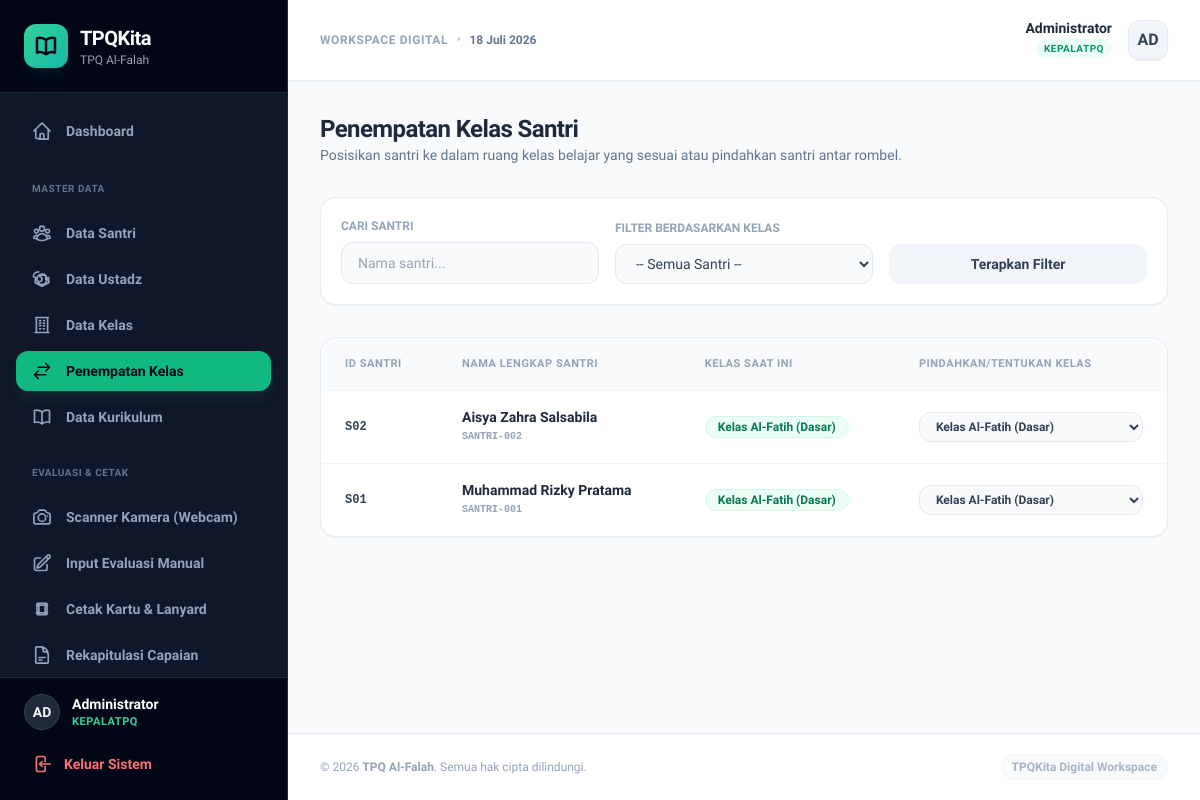
The app's page /tpqkita-php/penempatan.php (signed in) with its own data.
### tables this page shows
CREATE TABLE IF NOT EXISTS tpq_identity (
  id INT PRIMARY KEY AUTO_INCREMENT,
  name VARCHAR(150) NOT NULL,
  address TEXT,
  phone VARCHAR(50),
  logo LONGTEXT,  
  footer_text VARCHAR(255),
  created_at TIMESTAMP DEFAULT CURRENT_TIMESTAMP,
  updated_at TIMESTAMP DEFAULT CURRENT_TIMESTAMP ON UPDATE CURRENT_TIMESTAMP
);

CREATE TABLE IF NOT EXISTS santri (
  id VARCHAR(50) PRIMARY KEY,
  name VARCHAR(150) NOT NULL,
  barcode VARCHAR(100) UNIQUE NOT NULL,
  birth_place VARCHAR(100),
  birth_date DATE,
  kelas_id VARCHAR(50),
  parent_name VARCHAR(150) NOT NULL,
  parent_phone VARCHAR(20) NOT NULL,
  parent_username VARCHAR(50) UNIQUE NOT NULL,
  parent_password_hash VARCHAR(255) NOT NULL,
  created_at TIMESTAMP DEFAULT CURRENT_TIMESTAMP,
  FOREIGN KEY (kelas_id) REFERENCES kelas(id) ON DELETE SET NULL
);

CREATE TABLE IF NOT EXISTS kelas (
  id VARCHAR(50) PRIMARY KEY,
  name VARCHAR(100) NOT NULL,
  ustadz_id VARCHAR(50),
  created_at TIMESTAMP DEFAULT CURRENT_TIMESTAMP,
  FOREIGN KEY (ustadz_id) REFERENCES ustadz(id) ON DELETE SET NULL
);

### tpqkita-php/config.php (called while the page is built, shortened)
<?php
function formatIndoDate($dateString) {
    $months = [
        1 => 'Januari', 'Februari', 'Maret', 'April', 'Mei', 'Juni',
        'Juli', 'Agustus', 'September', 'Oktober', 'November', 'Desember'
    ];
    $time = strtotime($dateString);
    $day = date('j', $time);
    $month = $months[(int)date('n', $time)];
    $year = date('Y', $time);
    return "$day $month $year";
}
?>

### tpqkita-php/penempatan.php (the view, shortened to what this page needs)
<?php
require_once 'header.php';
$db = getDB();
$classrooms = $db->query("SELECT * FROM kelas ORDER BY name ASC")->fetchAll();
$search = isset($_GET['search']) ? trim($_GET['search']) : '';
$queryStr = "
    SELECT s.id, s.name, s.barcode, s.kelas_id, k.name AS nama_kelas
    FROM santri s
    LEFT JOIN kelas k ON s.kelas_id = k.id
    WHERE 1=1
";
$params = [];
$queryStr .= " ORDER BY s.name ASC";
$stmt = $db->prepare($queryStr);
$stmt->execute($params);
$santri_list = $stmt->fetchAll();
?>
<div class="space-y-8 animate-fade-in">
    <div>
        <h1 class="text-2xl font-black text-slate-800 tracking-tight">Penempatan Kelas Santri</h1>
        <p class="text-sm text-slate-500">Posisikan santri ke dalam ruang kelas belajar yang sesuai atau pindahkan santri antar rombel.</p>
    </div>
    <div class="bg-white border border-slate-200/80 rounded-2xl p-5 shadow-sm">
        <form action="penempatan.php" method="GET" class="grid grid-cols-1 md:grid-cols-3 gap-4 items-end">
            <div>
                <label class="block text-xs font-bold uppercase text-slate-400 mb-2">Cari Santri</label>
                <input type="text" name="search" value="<?php echo htmlspecialchars($search); ?>" placeholder="Nama santri..."
                       class="w-full bg-slate-50 border border-slate-200 rounded-xl px-4 py-2.5 text-sm focus:outline-none focus:ring-2 focus:ring-emerald-500/20 focus:border-emerald-500 text-slate-700">
            </div>
            <div>
                <label class="block text-xs font-bold uppercase text-slate-400 mb-2">Filter Berdasarkan Kelas</label>
                <select name="filter_kelas" class="w-full bg-slate-50 border border-slate-200 rounded-xl px-4 py-2.5 text-sm focus:outline-none focus:ring-2 focus:ring-emerald-500/20 focus:border-emerald-500 text-slate-700">
                    <option value="">-- Semua Santri --</option>
                </select>
            </div>
            <div class="flex gap-2">
                <button type="submit" class="flex-1 bg-slate-100 hover:bg-slate-200 text-slate-700 font-bold py-2.5 px-4 rounded-xl text-sm transition duration-150">
                    Terapkan Filter
                </button>
            </div>
        </form>
    </div>
    <div class="bg-white border border-slate-200/80 rounded-2xl shadow-sm overflow-hidden">
        <div class="overflow-x-auto">
            <table class="w-full text-left text-sm text-slate-600 border-collapse">
                <thead>
                    <tr class="bg-slate-50 border-b border-slate-100 text-[11px] font-bold text-slate-400 uppercase tracking-wider">
                        <th class="py-4 px-6">ID Santri</th>
                        <th class="py-4 px-6">Nama Lengkap Santri</th>
                        <th class="py-4 px-6">Kelas Saat Ini</th>
                        <th class="py-4 px-6">Pindahkan/Tentukan Kelas</th>
                    </tr>
                </thead>
                <tbody class="divide-y divide-slate-100 font-medium">
                    <?php if (empty($santri_list)): ?>
                        <tr>
                            <td colspan="4" class="py-12 text-center text-slate-400">Tidak ada data santri untuk filter ini.</td>
                        </tr>
                    <?php else: ?>
                        <?php foreach ($santri_list as $s): ?>
                            <tr class="hover:bg-slate-50/50 transition-colors duration-150 text-slate-700">
                                <td class="py-4 px-6 font-mono text-xs font-bold"><?php echo htmlspecialchars($s['id']); ?></td>
                                <td class="py-4 px-6">
                                    <span class="block font-bold text-slate-800"><?php echo htmlspecialchars($s['name']); ?></span>
                                    <span class="block text-[10px] text-slate-400 font-semibold font-mono"><?php echo htmlspecialchars($s['barcode']); ?></span>
                                </td>
                                <td class="py-4 px-6">
                                    <?php if ($s['nama_kelas']): ?>
                                        <span class="inline-block text-xs font-bold text-emerald-700 bg-emerald-50 border border-emerald-100 px-3 py-0.5 rounded-full"><?php echo htmlspecialchars($s['nama_kelas']); ?></span>
                                    <?php else: ?>
                                        <span class="inline-block text-xs font-semibold text-amber-700 bg-amber-50 border border-amber-100 px-3 py-0.5 rounded-full">Belum Menetap</span>
                                    <?php endif; ?>
                                </td>
                                <td class="py-3 px-6">
                                    <form action="penempatan.php" method="POST" class="flex items-center gap-2 max-w-xs">
                                        <select name="kelas_id" required onchange="this.form.submit()"
                                                class="flex-1 bg-slate-50 border border-slate-200 rounded-xl px-3 py-1.5 text-xs font-bold focus:outline-none focus:ring-2 focus:ring-emerald-500/20 text-slate-700">
                                            <?php foreach ($classrooms as $cls): ?>
                                                <option value="<?php echo $cls['id']; ?>" <?php echo $s['kelas_id'] === $cls['id'] ? 'selected' : ''; ?>>
                                                    <?php echo htmlspecialchars($cls['name']); ?>
                                                </option>
                                            <?php endforeach; ?>
                                        </select>
                                    </form>
                                </td>
                            </tr>
                        <?php endforeach; ?>
                    <?php endif; ?>
                </tbody>
            </table>
        </div>
    </div>
</div>
<?php
require_once 'footer.php';
?>

### tpqkita-php/header.php (shortened to what this page needs)
<?php
require_once 'config.php';
$tpq_name = 'TPQ Al-Falah';
try {
    $db = getDB();
    $stmtId = $db->query("SELECT name, footer_text FROM tpq_identity LIMIT 1");
    $identity = $stmtId->fetch();
    if ($identity) {
        $tpq_name = $identity['name'];
        $tpq_footer = $identity['footer_text'];
    }
} catch (Exception $e) {
}
$role = $_SESSION['role'];
$user_name = $_SESSION['name'];
function isPageActive($pageName) {
    $current = basename($_SERVER['PHP_SELF']);
    return $current === $pageName;
}
?>
<!DOCTYPE html>
<html lang="id" class="h-full bg-slate-50 text-slate-950">
<head>
    <script src="https://cdn.tailwindcss.com"></script>
</head>
<body class="h-full flex flex-col md:flex-row bg-slate-50 text-slate-800">
    <aside id="sidebar-drawer" class="hidden md:flex flex-col w-72 bg-slate-900 border-r border-slate-800 text-slate-300 h-screen sticky top-0 shrink-0 z-40 no-print transition-all duration-300">
        <div class="p-6 border-b border-slate-800 flex items-center gap-3 bg-slate-950">
            <div class="w-11 h-11 bg-gradient-to-br from-emerald-400 to-teal-500 text-slate-950 rounded-xl flex items-center justify-center shadow-lg shadow-emerald-500/10">
            </div>
            <div>
                <span class="font-extrabold text-xl text-white tracking-tight">TPQKita</span>
                <span class="text-xs text-slate-400 block max-w-[160px] truncate"><?php echo $tpq_name; ?></span>
            </div>
        </div>
        <nav class="flex-1 p-4 space-y-1.5 overflow-y-auto">
            <a href="index.php" class="flex items-center gap-3.5 px-4 py-3 rounded-xl text-sm font-semibold transition duration-150 <?php echo isPageActive('index.php') ? 'bg-emerald-500 text-slate-950 shadow-lg shadow-emerald-500/10' : 'hover:bg-slate-800 hover:text-white text-slate-400'; ?>">
                Dashboard
            </a>
            <?php if (in_array($role, ['Walikelas', 'KepalaTPQ'])): ?>
                <div class="pt-4 pb-2 px-4">
                    <span class="text-[10px] font-bold uppercase tracking-wider text-slate-500">Master Data</span>
                </div>
                <a href="santri.php" class="flex items-center gap-3.5 px-4 py-2.5 rounded-xl text-sm font-semibold transition duration-150 <?php echo isPageActive('santri.php') ? 'bg-emerald-500 text-slate-950 shadow-lg shadow-emerald-500/10' : 'hover:bg-slate-800 hover:text-white text-slate-400'; ?>">
                    Data Santri
                </a>
                <a href="ustadz.php" class="flex items-center gap-3.5 px-4 py-2.5 rounded-xl text-sm font-semibold transition duration-150 <?php echo isPageActive('ustadz.php') ? 'bg-emerald-500 text-slate-950 shadow-lg shadow-emerald-500/10' : 'hover:bg-slate-800 hover:text-white text-slate-400'; ?>">
                    Data Ustadz
                </a>
                <a href="kelas.php" class="flex items-center gap-3.5 px-4 py-2.5 rounded-xl text-sm font-semibold transition duration-150 <?php echo isPageActive('kelas.php') ? 'bg-emerald-500 text-slate-950 shadow-lg shadow-emerald-500/10' : 'hover:bg-slate-800 hover:text-white text-slate-400'; ?>">
                    Data Kelas
                </a>
                <a href="penempatan.php" class="flex items-center gap-3.5 px-4 py-2.5 rounded-xl text-sm font-semibold transition duration-150 <?php echo isPageActive('penempatan.php') ? 'bg-emerald-500 text-slate-950 shadow-lg shadow-emerald-500/10' : 'hover:bg-slate-800 hover:text-white text-slate-400'; ?>">
                    <svg xmlns="http://www.w3.org/2000/svg" fill="none" viewBox="0 0 24 24" stroke-width="2" stroke="currentColor" class="w-5 h-5">
                        <path stroke-linecap="round" stroke-linejoin="round" d="M7.5 21 3 16.5m0 0L7.5 12M3 16.5h13.5m0-13.5L21 7.5m0 0L16.5 12M21 7.5H7.5" />
                    </svg>
                    Penempatan Kelas
                </a>
                <a href="kurikulum.php" class="flex items-center gap-3.5 px-4 py-2.5 rounded-xl text-sm font-semibold transition duration-150 <?php echo isPageActive('kurikulum.php') ? 'bg-emerald-500 text-slate-950 shadow-lg shadow-emerald-500/10' : 'hover:bg-slate-800 hover:text-white text-slate-400'; ?>">
                    Data Kurikulum
                </a>
            <?php endif; ?>
            <div class="pt-4 pb-2 px-4">
                <span class="text-[10px] font-bold uppercase tracking-wider text-slate-500">Evaluasi &amp; Cetak</span>
            </div>
            <?php if ($role !== 'OrangTua'): ?>
                <a href="scanner.php" class="flex items-center gap-3.5 px-4 py-2.5 rounded-xl text-sm font-semibold transition duration-150 <?php echo isPageActive('scanner.php') ? 'bg-emerald-500 text-slate-950 shadow-lg shadow-emerald-500/10' : 'hover:bg-slate-800 hover:text-white text-slate-400'; ?>">
                    Scanner Kamera (Webcam)
                </a>
                <a href="evaluasi.php" class="flex items-center gap-3.5 px-4 py-2.5 rounded-xl text-sm font-semibold transition duration-150 <?php echo isPageActive('evaluasi.php') ? 'bg-emerald-500 text-slate-950 shadow-lg shadow-emerald-500/10' : 'hover:bg-slate-800 hover:text-white text-slate-400'; ?>">
                    Input Evaluasi Manual
                </a>
            <?php endif; ?>
            <a href="cetak_kartu.php" class="flex items-center gap-3.5 px-4 py-2.5 rounded-xl text-sm font-semibold transition duration-150 <?php echo isPageActive('cetak_kartu.php') ? 'bg-emerald-500 text-slate-950 shadow-lg shadow-emerald-500/10' : 'hover:bg-slate-800 hover:text-white text-slate-400'; ?>">
                Cetak Kartu &amp; Lanyard
            </a>
            <a href="rekapitulasi.php" class="flex items-center gap-3.5 px-4 py-2.5 rounded-xl text-sm font-semibold transition duration-150 <?php echo isPageActive('rekapitulasi.php') ? 'bg-emerald-500 text-slate-950 shadow-lg shadow-emerald-500/10' : 'hover:bg-slate-800 hover:text-white text-slate-400'; ?>">
                Rekapitulasi Capaian
            </a>
        </nav>
        <div class="p-4 border-t border-slate-800 bg-slate-950">
            <div class="flex items-center gap-3 mb-3.5 px-2">
                <div class="w-9 h-9 bg-slate-800 rounded-full flex items-center justify-center font-bold text-slate-100 uppercase text-sm border border-slate-700">
                    <?php echo substr($user_name, 0, 2); ?>
                </div>
                <div class="min-w-0">
                    <span class="block text-sm font-bold text-white truncate"><?php echo $user_name; ?></span>
                    <span class="block text-[11px] font-semibold text-emerald-400 uppercase tracking-wider"><?php echo $role; ?></span>
                </div>
            </div>
            <a href="logout.php" class="flex items-center gap-3 px-4 py-2.5 rounded-xl text-sm font-bold text-red-400 hover:bg-red-500/10 hover:text-red-300 transition duration-150">
                Keluar Sistem
            </a>
        </div>
    </aside>
    <main class="flex-1 flex flex-col min-w-0 overflow-y-auto min-h-screen">
        <header class="hidden md:flex items-center justify-between px-8 py-5 bg-white border-b border-slate-200/80 shadow-sm z-10 no-print">
            <div class="flex items-center gap-2">
                <span class="text-xs text-slate-400 font-semibold uppercase tracking-wider">Workspace Digital</span>
                <span class="text-slate-300">&bull;</span>
                <span class="text-xs text-slate-500 font-bold"><?php echo formatIndoDate(date('Y-m-d')); ?></span>
            </div>
            <div class="flex items-center gap-4">
                <div class="text-right">
                    <span class="block text-sm font-bold text-slate-800 leading-none"><?php echo $user_name; ?></span>
                    <span class="text-[10px] font-extrabold text-emerald-600 bg-emerald-50 px-2 py-0.5 rounded-full uppercase tracking-wider inline-block mt-1"><?php echo $role; ?></span>
                </div>
                <div class="w-10 h-10 bg-slate-100 border border-slate-200 text-slate-700 font-bold rounded-xl flex items-center justify-center uppercase shadow-sm">
                    <?php echo substr($user_name, 0, 2); ?>
                </div>
            </div>
        </header>
        <div class="p-4 md:p-8 flex-1">

### tpqkita-php/footer.php (shortened to what this page needs)
        </div>
        <footer class="mt-auto px-8 py-5 border-t border-slate-200 bg-white text-center text-xs text-slate-400 no-print flex flex-col sm:flex-row justify-between items-center gap-2">
            <span>&copy; <?php echo date('Y'); ?> <strong><?php echo htmlspecialchars($tpq_name); ?></strong>. Semua hak cipta dilindungi.</span>
            <span class="font-semibold text-slate-400/80 bg-slate-50 px-2.5 py-1 rounded-full border border-slate-100"><?php echo htmlspecialchars($tpq_footer); ?></span>
        </footer>
    </main>
</body>
</html>

### tpqkita-php/header.php (style rules this page uses)
body { font-family: 'Plus Jakarta Sans', sans-serif; }

### records on screen
tpq_identity: name "TPQ Al-Falah", footer_text "TPQKita Digital Workspace"
santri: id "S02", name "Aisya Zahra Salsabila", barcode "SANTRI-002", kelas.name "Kelas Al-Fatih (Dasar)", kelas_id "Kelas Al-Fatih (Dasar)"
santri: id "S01", name "Muhammad Rizky Pratama", barcode "SANTRI-001", kelas.name "Kelas Al-Fatih (Dasar)", kelas_id "Kelas Al-Fatih (Dasar)"

### other values on screen
substr($user_name, 0, 2) "AD"
$user_name "Administrator"
$role "KEPALATPQ"
